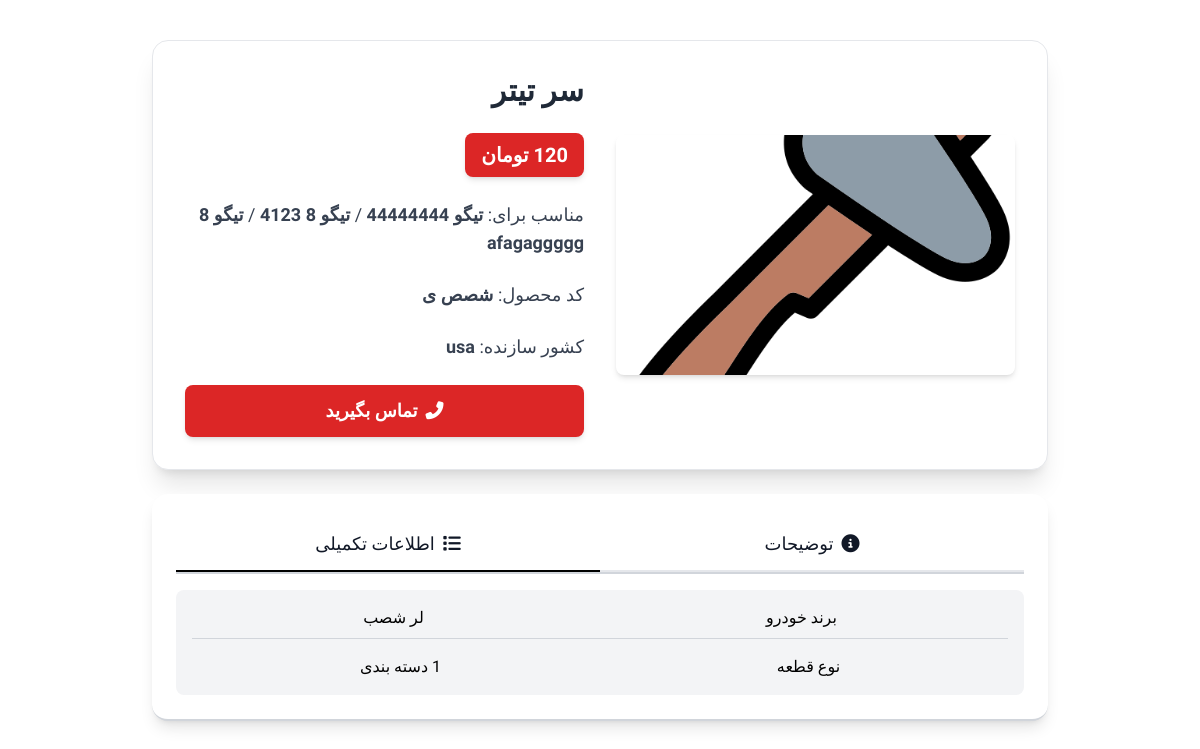
Screenshot of /products/سر-تیتر/ with the database file from the repository.
### ProductModule/models.py (models this page shows, shortened)
class ProductModel(models.Model):
    name = models.CharField(max_length=54, unique=True, verbose_name='نام محصول')
    cod = models.CharField(max_length=54, null=True, verbose_name='کد محصول')
    slug = models.SlugField(blank=True, null=True, editable=False, allow_unicode=True)
    country = models.CharField(max_length=54, null=True, verbose_name='کشور')
    price = models.CharField(max_length=30, verbose_name='قیمت محصول')
    price_integer = models.IntegerField(null=True, editable=False)
    category = models.ForeignKey(to=ProductCategoryModel, on_delete=models.CASCADE, verbose_name='دسته بندی محصول')
    car = models.ManyToManyField(CarModel, blank=True, verbose_name="خودرو")
    description = models.TextField(verbose_name='توضیحات محصول')
    image = models.ImageField(upload_to='Media/product-images', null=True, verbose_name='تصویر محصول')
    brand = models.CharField(max_length=54, null=True, verbose_name='برند')
    show_on_main_page = models.BooleanField(default=False, verbose_name='قرار داشتن در خانه')
    is_active = models.BooleanField(default=True, verbose_name='فعال / غیر فعال')
    class Meta:
        verbose_name = 'محصول'
        verbose_name_plural = 'محصولات'

class ProductCategoryModel(models.Model):
    slug = models.CharField(max_length=300, editable=False, unique=True, null=True, verbose_name='دسته بندی در url')
    category = models.CharField(max_length=30, verbose_name='دسته بندی محصول')
    is_active = models.BooleanField(default=True, verbose_name='فعال / غیر فعال')
    def __str__(self):
        return self.category
    class Meta:
        verbose_name = 'دسته بندیِ محصول'
        verbose_name_plural = 'دسته بندی محصولات'

### CarModule/models.py (models this page shows, shortened)
class CarModel(models.Model):
    name = models.CharField(max_length=100, unique=True, verbose_name='خودرو')
    slug = models.SlugField(blank=True, null=True, editable=False)
    image = models.ImageField(upload_to='Media/CarImages', verbose_name='تصویر خودرو')
    is_active = models.BooleanField(default=True, verbose_name='فعال / غیر فعال')
    show_on_main = models.BooleanField(default=False, verbose_name='نشان دادن در خانه')
    def __str__(self):
        return self.name
    class Meta:
        verbose_name = 'خودرو'
        verbose_name_plural = 'خودروها'

### ProductModule/templatetags/currency_filters.py (called while the page is built)
@register.filter(name='three_digits_currency')
def three_digits_currency(value):
    try:
        return '{:,}'.format(int(value)) + ' تومان'
    except (ValueError, TypeError):
        return value  # Return unchanged if conversion fails

### ProductModule/views.py (called while the page is built)
    def get_context_data(self, **kwargs):
        context = super().get_context_data(**kwargs)
        context['site_settings'] = SiteSettingsModel.objects.filter(is_active=True).first()
        return context

### templates/Product/ProductDetails.html (shortened to what this page needs)
{% extends 'Base/Base.html' %}
{% load thumbnail %}
{% load currency_filters %}
{% block content %}
	<main>
      <div class="max-w-4xl mx-auto p-8 bg-white shadow-xl rounded-2xl mt-10 flex flex-col space-y-6 border border-gray-200">
        <div class="grid md:grid-cols-2 gap-8 items-center">
          <div>
              {% thumbnail  product.image  "400x240" crop="center" as im %}
                              <img src="{{ im.url }}" alt="{{ product.name }}" class="w-full h-60 object-cover rounded-lg shadow-md">
              {% endthumbnail %}
          </div>
          <div class="space-y-6">
            <h1 class="text-3xl font-bold text-gray-800">{{ product.name }}</h1>
            <p class="bg-red-600 text-white text-xl font-semibold inline-block px-4 py-2 rounded-lg shadow-md">
              {{ product.price_integer|three_digits_currency }}
            </p>
            <p class="text-gray-700 text-lg">
              مناسب برای:
            {% for car in product.car.all %}
                    <span class="font-semibold">{{ car }}</span>
                    {% if not forloop.last %} / {% endif %}
            {% endfor %}
            </p>
            <p class="text-gray-700 text-lg">
              کد محصول: <span class="font-semibold">{{ product.cod }}</span>
            </p>
            <p class="text-gray-700 text-lg">
              کشور سازنده: <span class="font-semibold">{{ product.country }}</span>
            </p>
            <div class="mt-6">
              <a href="tel:{{ site_settings.phone_number }}" class="bg-red-600 hover:bg-red-700 text-white px-6 py-3 rounded-lg shadow-md text-lg font-semibold flex items-center justify-center gap-2">
                <i class="fas fa-phone-alt" aria-hidden="true"></i> تماس بگیرید
              </a>
            </div>
          </div>
        </div>
      </div>
      <div class="max-w-4xl mx-auto p-6 bg-white shadow-lg rounded-2xl mt-6 border-b-2 border-gray-300">
        <div class="flex border-b-2 border-gray-300">
          <button onclick="toggleInfo('description', this)" class="flex-1 text-center py-3 border-b-2 border-transparent hover:border-black text-gray-900 text-lg flex items-center justify-center gap-2">
            <i class="fas fa-info-circle" aria-hidden="true"></i> توضیحات
          </button>
          <button onclick="toggleInfo('additional-info', this)" class="flex-1 text-center py-3 border-b-2 text-gray-900 text-lg flex items-center justify-center gap-2 border-black">
            <i class="fas fa-list" aria-hidden="true"></i> اطلاعات تکمیلی
          </button>
        </div>
        <div id="additional-info" class="mt-4 p-4 bg-gray-100 rounded-lg flex flex-col gap-4">
          <div class="flex flex-row justify-around border-b pb-2 border-gray-300">
            <span>برند خودرو</span>
            <span>{{ product.brand }}</span>
          </div>
          <div class="flex flex-row justify-around">
            <span> نوع قطعه </span>
            <span> {{ product.category }} </span>
          </div>
        </div>
      </div>
    </main>
{% endblock %}

### Static/assets/styles/style.css (style rules this page uses)
* { box-sizing: border-box; }
body { font-family: "Vazirmatn", serif; overflow-x: hidden; max-width: 100%; padding: 0; margin: 0; }

### rows the page displays
ProductModel: name "سر تیتر", price_integer|three_digits_currency "120 تومان", cod "شصص ی", country "usa", brand "لر شصب", category "1 دسته بندی"
CarModel: name "تیگو 44444444"
CarModel: name "تیگو 8 4123"
CarModel: name "تیگو 8 afagaggggg"
